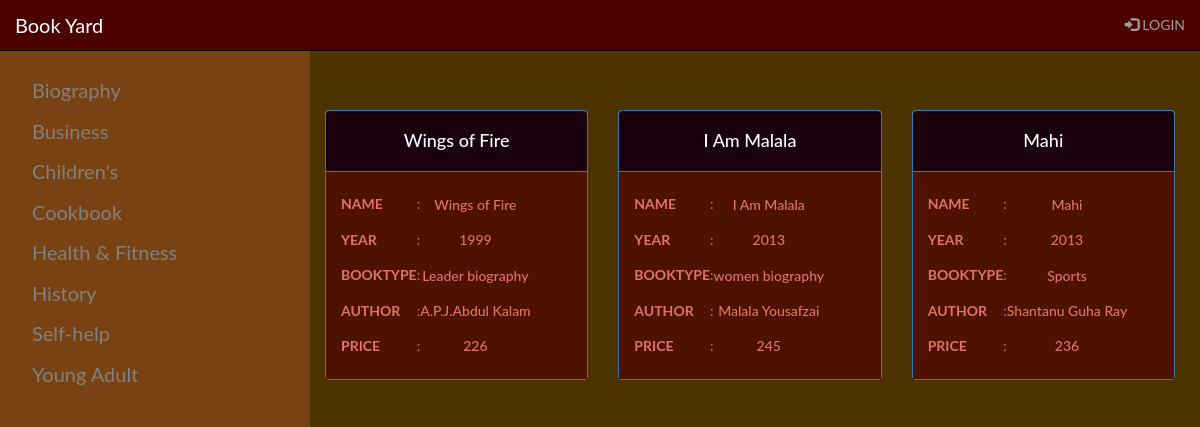
/BookStore/1/AllCompanys, run on the app's committed database.
### Setup_file.py (models this page shows, shortened)
class BookYard(Base):
    __tablename__ = 'bookyard'
    id = Column(Integer, primary_key=True)
    name = Column(String(270), nullable=False)
    user_id = Column(Integer, ForeignKey('gmailuser.id'))
    user = relationship(GmailUser, backref="bookyard")

class BookName(Base):
    __tablename__ = 'bookname'
    id = Column(Integer, primary_key=True)
    name = Column(String(250), nullable=False)
    year = Column(String(150))
    booktype = Column(String(550))
    author = Column(String(150))
    price = Column(String(10))
    bookyardid = Column(Integer, ForeignKey('bookyard.id'))
    bookyard = relationship(
        BookYard, backref=backref('bookname', cascade='all, delete'))
    gmailuser_id = Column(Integer, ForeignKey('gmailuser.id'))
    gmailuser = relationship(GmailUser, backref="bookname")

### main_file.py (the view)
@app.route('/BookStore/<int:objid>/AllCompanys')
def showBooks(objid):
    library = session.query(BookYard).all()
    obj1 = session.query(BookYard).filter_by(id=objid).one()
    obj2 = session.query(BookName).filter_by(bookyardid=objid).all()
    try:
        if login_session['username']:
            return render_template('showBooks.html', library=library,
                                   obj1=obj1, obj2=obj2,
                                   uname=login_session['username'])
    except:
        return render_template('showBooks.html',
                               library=library, obj1=obj1, obj2=obj2)

### templates/showBooks.html (shortened to what this page needs)
 {% include 'nav.html' %}
<div class="main">
{% block content %}
<div class="row" style="margin: 10px;">
{% for obj3 in obj2 %}
	<div class="col-sm-4 text-center">
		<div class="panel panel-primary">
			<div style="background-color:#1a000d"class="panel-heading">
				<h4>{{ obj3.name }}</h4>
			</div>
			<div style="background-color:#4d1300;color:#DF7367"class="panel-body text-center">
				<table>
					<tr><th>NAME</th><td>:</td><td><h5>{{ obj3.name }}</h5></td></tr>
					<tr><th>YEAR</th><td>:</td><td><h5>{{ obj3.year }}</h5></td></tr>
					<tr><th>BOOKTYPE</th><td>:</td><td><h5>{{ obj3.booktype }}</h5></td></tr>
					<tr><th>AUTHOR</th><td>:</td><td><h5>{{ obj3.author }}</h5></td></tr>
					<tr><th>PRICE</th><td>:</td><td><h5>{{ obj3.price }}</h5></td></tr>
				</table>
			</div>
		</div>
	</div>
{% endfor %}
</div>
{% endblock content %}
</div>

### templates/nav.html (shortened to what this page needs)
<!DOCTYPE html>
<html lang="en">
<head>
  <link rel="stylesheet" href="https://maxcdn.bootstrapcdn.com/bootstrap/3.3.7/css/bootstrap.min.css">
</head>
<body style="background-color:#4d3300">
<nav class="navbar navbar-inverse  navbar-fixed-top"style="background-color:#4d0000">
  <div class="container-fluid">
    <div class="navbar-header">
      <a style="font-size:20px"class="navbar-brand" href="{{ url_for('home') }}">Book Yard</a>
    </div>
    <ul class="nav navbar-nav navbar-right">
      {% if 'username' in session %}
            <li><button class="btn btn-warning mr-sm-2" style="margin-top: 5px;background-color:#806000"><a href="{{ url_for('addBookName')}} "style="color:black;font-weight:bold">ADD BOOK CATEGORY</a></button></li>
            <li style="margin: 10px;"><p class="text-primary mr-sm-2"style="color:#bf4040;font-weight:bold;">{{ session.username }}</p></li>
            <li><a href="{{ url_for('logout')}}"><span class="glyphicon glyphicon-log-in"></span> LOGOUT</a></li>
      {% else %}
            <li><a href="{{ url_for('showLogin')}}"><span class="glyphicon glyphicon-log-in"></span> LOGIN</a></li>
      {% endif %}
    </ul>
  </div>
</nav>
<div class="sidenav">
  <table>
      {% for obj in library %}
      <tr>
          <td><a href="{{ url_for('showBooks',objid=obj.id)}}">{{obj.name}}</a></td>
        </tr>
      {% endfor %}
  </table>
</div>
</body>
</html>

### templates/nav.html (style rules this page uses)
body { font-family: "Lato", sans-serif; }
.sidenav { height: 100%; width: 310px; position: fixed; z-index: 1; top: 50px; left: 0; background-color:#784212 ; overflow-x: hidden; padding-top: 20px; }
.sidenav a { padding: 6px 6px 6px 32px; text-decoration: none; font-size: 20px; color: #818181; display: block; }
.main { margin-left: 300px; }

### data on the page
BookYard: name "Biography"
BookYard: name "Business"
BookYard: name "Children's"
BookYard: name "Cookbook"
BookYard: name "Health & Fitness"
BookYard: name "History"
BookYard: name "Self-help"
BookYard: name "Young Adult"
BookName: name "Wings of Fire", year "1999", booktype "Leader biography", author "A.P.J.Abdul Kalam", price "226"
BookName: name "I Am Malala", year "2013", booktype "women biography", author "Malala Yousafzai", price "245"
BookName: name "Mahi", year "2013", booktype "Sports", author "Shantanu Guha Ray", price "236"
